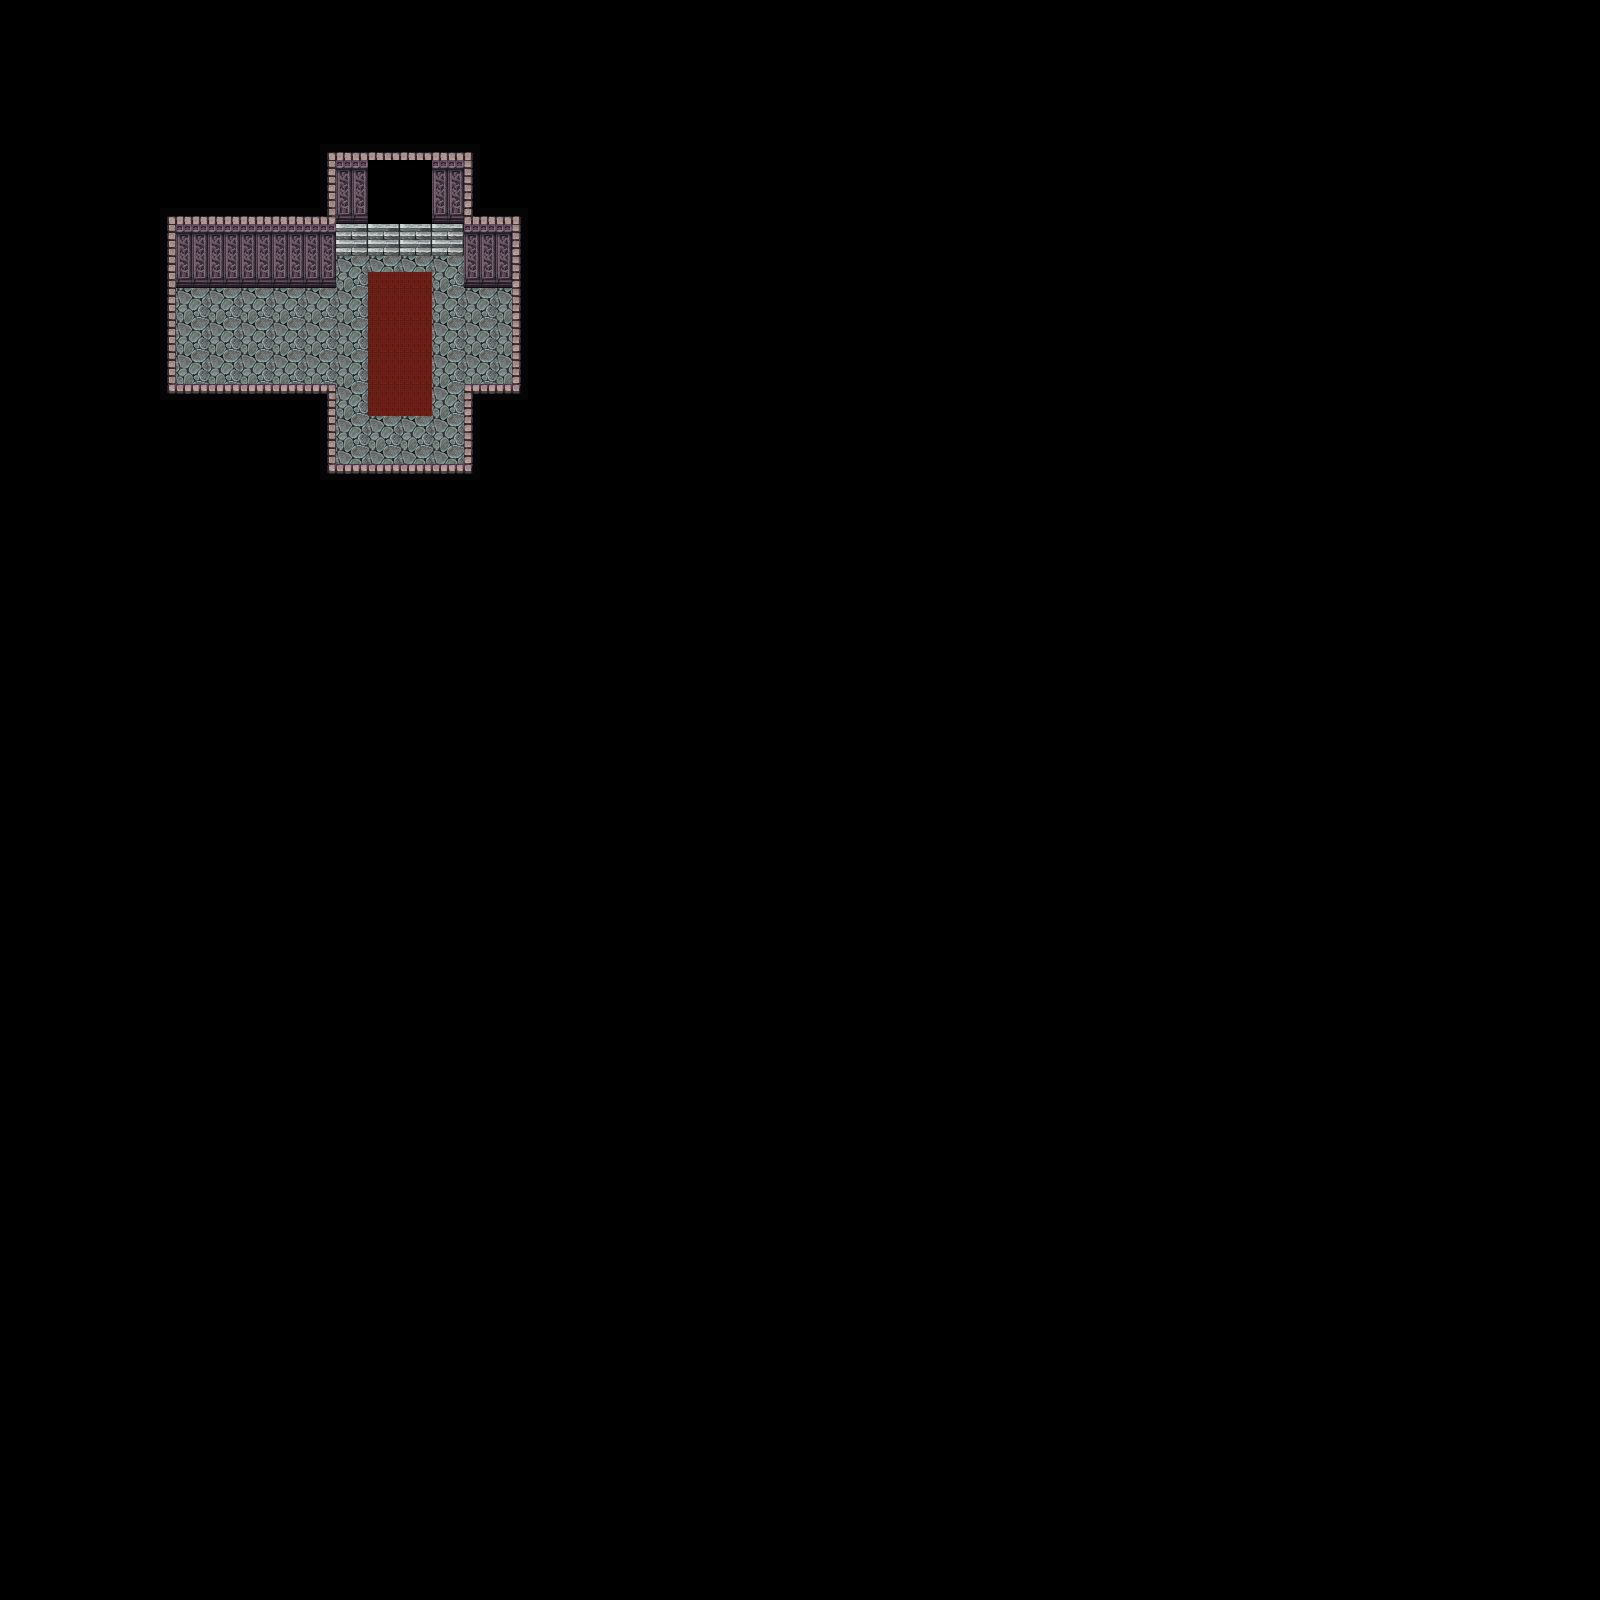

Tiled map render using the project's own tile images. Description and the map definition, with tile-layer contents summarised, below:
An orthogonal 100x100 tile map with 16x16 px tiles, 1 tile layer (Tile Layer 1), 2 tilesets and 13 objects.

<map version="1.0" orientation="orthogonal" renderorder="right-down" width="100" height="100" tilewidth="16" tileheight="16" nextobjectid="31">
 <properties>
  <property name="bgm" value="Sounds/ForestAndTrees.mp3" />
  <property name="brightness" value="100" />
 </properties>
 <tileset firstgid="1" name="tilea4" tilewidth="16" tileheight="16" tilecount="960" columns="32">
  <image source="../Tilesets/tilea4.png" width="512" height="480" />
 </tileset>
 <tileset firstgid="961" name="tilea5" tilewidth="16" tileheight="16" tilecount="512" columns="16">
  <image source="../Tilesets/tilea5.png" width="256" height="512" />
 </tileset>
 <layer name="Tile Layer 1" width="100" height="100">
  <data>[10000 cells, 10000 non-empty, 48 distinct tile ids]</data>
 </layer>
 <objectgroup name="(light) lightLayer">
  <object id="13" x="243.333" y="167.333" width="156.667" height="158.667">
   <ellipse />
  </object>
  <object id="15" x="397.666" y="166" width="156.667" height="158.667">
   <ellipse />
  </object>
 </objectgroup>
 <objectgroup name="(decal) decalLayer">
  <object id="10" x="304" y="224" width="16" height="16">
   <properties>
    <property name="sprite" value="torch_animated" />
   </properties>
  </object>
  <object id="12" x="464" y="224" width="16" height="16">
   <properties>
    <property name="sprite" value="torch_animated" />
   </properties>
  </object>
 </objectgroup>
 <objectgroup name="character">
  <object id="17" x="320" y="320" width="32" height="32" />
 </objectgroup>
 <objectgroup name="wall">
  <object id="20" x="144" y="128" width="192" height="160" />
  <object id="22" x="112" y="192" width="64" height="224" />
  <object id="24" x="144" y="384" width="192" height="128" />
  <object id="25" x="288" y="464" width="224" height="64" />
  <object id="26" x="464" y="384" width="112" height="112" />
  <object id="27" x="512" y="192" width="96" height="224" />
  <object id="28" x="464" y="128" width="80" height="96" />
  <object id="29" x="304" y="96" width="192" height="64" />
 </objectgroup>
</map>
